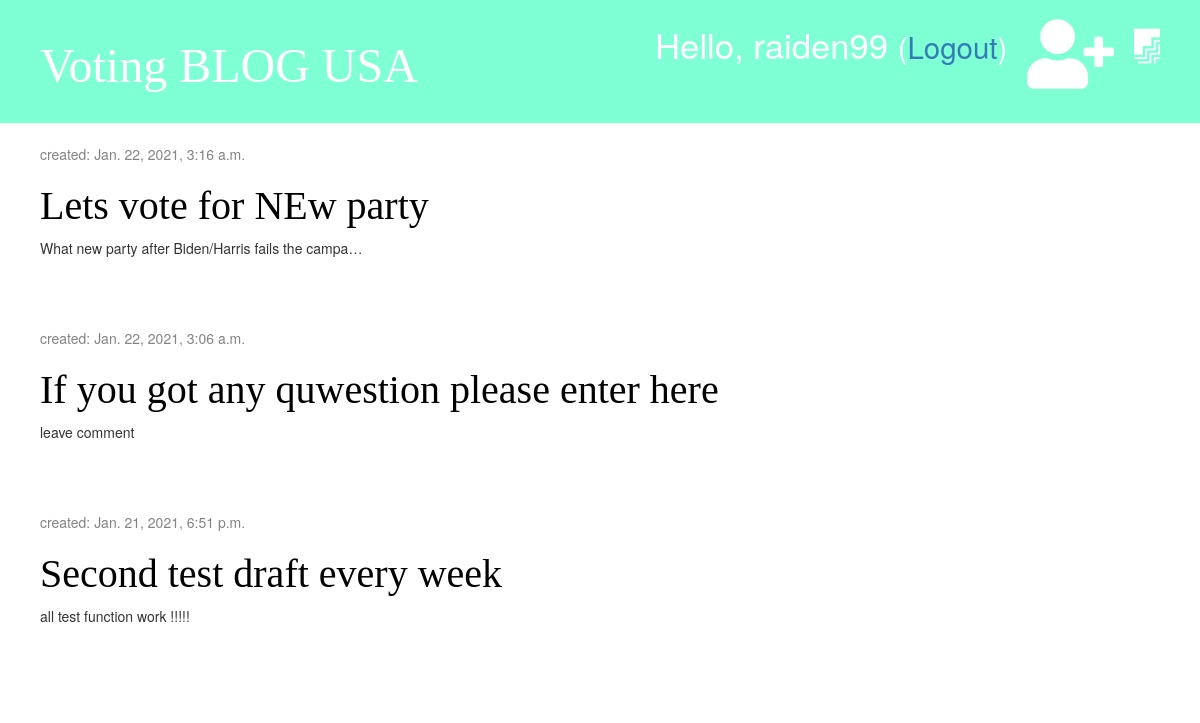
Before: /drafts/ (signed in) with the older database file.
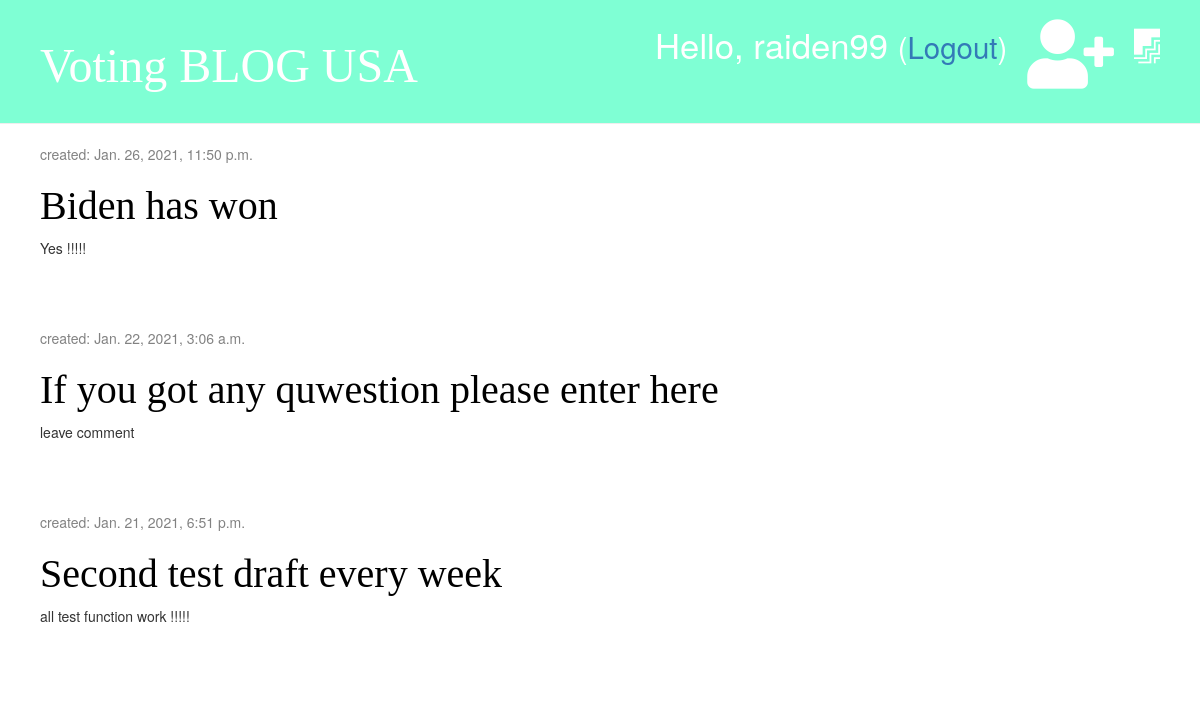
After: the same page with the newer database file.
### blog/models.py (models this page shows, shortened)
class Post(models.Model):
    author = models.ForeignKey('auth.User', on_delete=models.CASCADE)
    title = models.CharField(max_length=288)
    text = models.TextField()
    created_date = models.DateTimeField(default=timezone.now)
    published_date = models.DateTimeField(blank=True, null=True)

### blog/views.py (the view)
# urls.py: path('drafts/', views.post_draft_list, name='post_draft_list'),
@login_required
def post_draft_list(request):  # show just list of stuff here nopk is needed
    posts = Post.objects.filter(published_date__isnull=True).order_by('-created_date')
    stuff_for_frontend = {'posts': posts}
    return render(request, 'blog/post_draft_list.html', stuff_for_frontend)

### blog/templates/blog/post_draft_list.html (shortened to what this page needs)
{% extends 'blog/Base.html' %}
{% block content %}
    {% for post in posts %}
        <div class="post">
                <p class="date"> created: {{post.created_date}}</p>
                <h1><a href="{%url 'post_detail' pk=post.pk %}">{{post.title}}</a></h1>
                <p>{{ post.text|truncatechars:50 }}</p>
        </div>
    {% endfor %}
{% endblock %}

Changed rows visible on the page:
no longer on this page (row edited): Post: created_date "Jan. 22, 2021, 3:16 a.m.", title "Lets vote for NEw party", text "What new party after Biden/Harris fails the campa…"
added Post: created_date "Jan. 26, 2021, 11:50 p.m.", title "Biden has won", text "Yes !!!!!"
